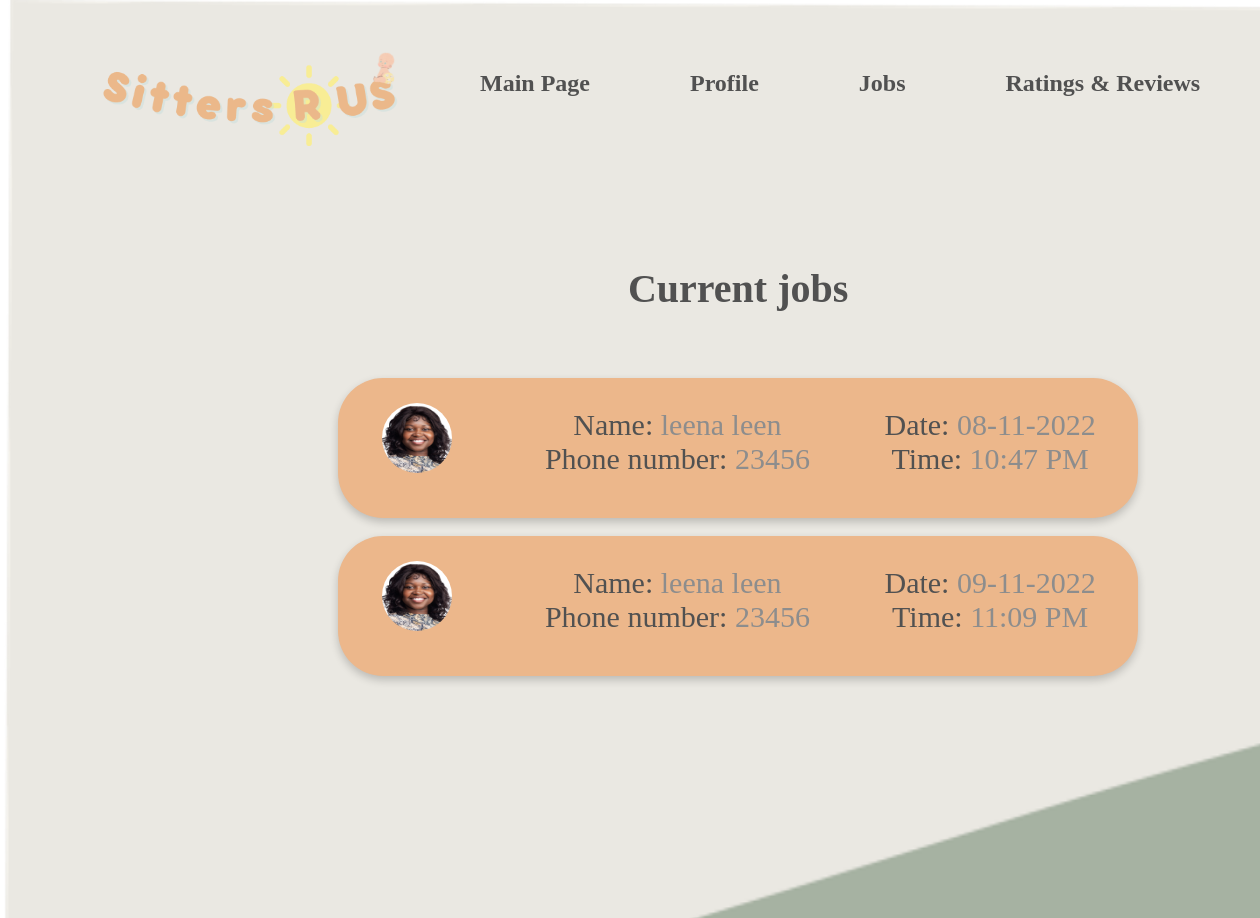
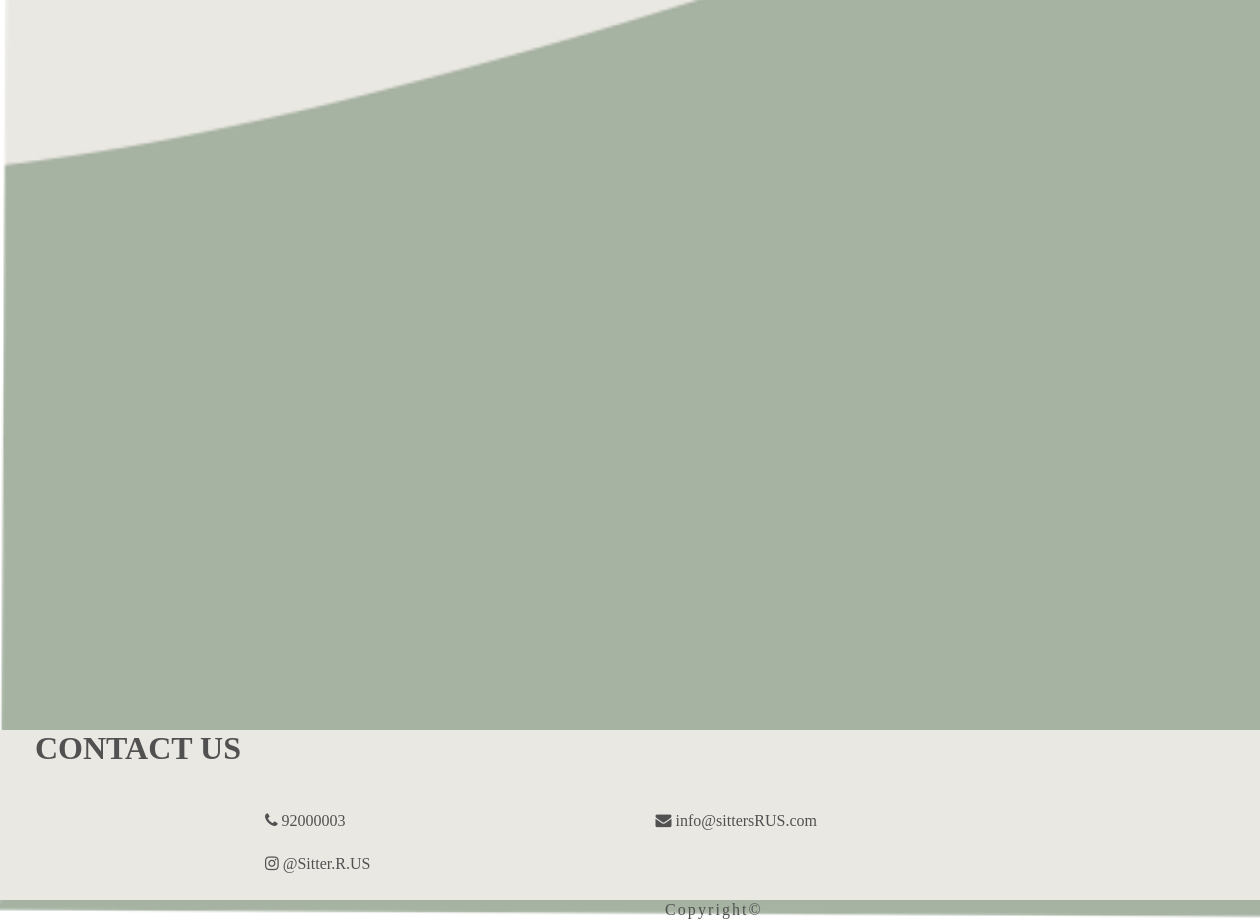
The page /Current_jobs.php (signed in) on the database its author committed (2 pictures, top to bottom).
### tables this page shows
CREATE TABLE `booking` (
  `booking_id` int(20) NOT NULL,
  `offer_id` int(20) NOT NULL,
  `request_id` int(20) NOT NULL,
  `parent_id` int(20) NOT NULL,
  `sitter_id` int(20) NOT NULL,
  `booking_date` varchar(50) NOT NULL,
  `booking_time` varchar(50) NOT NULL,
  `task_status` int(20) NOT NULL
);

CREATE TABLE `users` (
  `id` int(20) NOT NULL,
  `first_name` varchar(100) NOT NULL,
  `last_name` varchar(100) NOT NULL,
  `email` varchar(100) NOT NULL,
  `password` varchar(255) NOT NULL,
  `city` varchar(100) NOT NULL,
  `location` varchar(255) NOT NULL,
  `ID_number` varchar(20) NOT NULL,
  `phone_number` varchar(50) NOT NULL,
  `age` int(20) NOT NULL,
  `gender` varchar(100) NOT NULL,
  `bio` text NOT NULL,
  `image` varchar(255) NOT NULL,
  `user_type` int(20) NOT NULL
);

### Current_jobs.php (the view, shortened to what this page needs)
<!DOCTYPE html>
<html>
    <head>
        <link rel="stylesheet" type="text/css" href="stayle-latifa.CSS">
        <link rel="stylesheet" type="text/css" href="MainStyle.CSS">
                <link rel="stylesheet" href="https://stackpath.bootstrapcdn.com/font-awesome/4.7.0/css/font-awesome.min.css">
    </head>
    <body>
    <div id="body1">
		<?php
		include("connection.php");
include("sitter_menu.php");
?>
        </div>
                            <div class="List-1">
            <div class="List-2">
                   <div class="lable-b">
                    <h4>Current jobs</h4>
                </div>
                <div class="container9">
                        <ul class="job-list">
<?php
						$sit_id=$_SESSION["uid"];
						$std=0;
$query="select * from booking where sitter_id='$sit_id' AND task_status='$std'";
$view=mysqli_query($connection,$query);
while($rows=mysqli_fetch_array($view)){
$parent_id=$rows['parent_id'];
$booking_date=$rows['booking_date'];
$booking_time=$rows['booking_time'];
$query1="select * from users where id='$parent_id'";
$view1=mysqli_query($connection,$query1);
$rows1=mysqli_fetch_array($view1);
$first_name=$rows1['first_name'];
$last_name=$rows1['last_name'];
$phone_number=$rows1['phone_number'];
$image=$rows1['image'];
						?>
                        <div class="card2 grid-container">
                            <div class="item2">
									<?php
									if($image==''){
									?>
                               <img src="Images/female.jpeg" alt="Sitter picture" class="Sitter-pic">
								<?php
								}
									else {
									?>
									<img src="<?php echo $image; ?>" alt="Sitter picture" class="Sitter-pic">
									<?php
								}
									?>
									   </div>
            <div class="item3">
                                   <span id="details1">Name:</span>
                <span class="textcolor"><?php echo $first_name." ".$last_name; ?></span><br>
                <span id="details1">Phone number:</span>
                <span class="textcolor"><?php echo $phone_number; ?></span>
                                      </div>
                        <div id = "item4" >
                        <span id="details1">Date:</span>
                <span class="textcolor"><?php echo $booking_date; ?></span><br>
                <span id="details1">Time:</span>
                <span class="textcolor"><?php echo $booking_time; ?></span>
                                </div>
                        </div>
<?php
}
?>
                </ul>
                </div>
            </div>
        </div>
     <footer id="footer">
<div id="Ctext">Contact us</div>
        <div class="social-icon">
        <div class="bottom">
        <a href="tel:92000003" class="line"><i class="fa fa-phone"></i> 92000003</a> </div>
        <div class="bottom">
        <a href="mailto:info@sittersRUS.com" class="line"><i class="fa fa-envelope"></i> info@sittersRUS.com</a> </div>
        <div class="bottom">
        <a href="https://instagram.com/sitters.r.us.sa?igshid=Y2ZmNzg0YzQ" class="line"><i class="fa fa-instagram"></i> @Sitter.R.US</a></div>
        <br><br>
        <div class = "bottom"><div class = "copyright"><center>Copyright&copy; </center></div></div>
        </div>
    </footer>
    </body>
</html>

### sitter_menu.php (shortened to what this page needs)
<img src="Images/Sitters R US (3).png" alt="LOGO" id="logo">
         <div class="top"> <a href="SitterMainPage.php"  class="line"><h2>Main Page</h2></a></div>
         <div class="top"><h2>Profile</h2>
         </div>
         <div class="top"><h2>Jobs</h2>
         </div>
         <div class="top" ><a href="Review.php" class="line"><h2>Ratings & Reviews</h2> </a></div>

### stayle-latifa.css (style rules this page uses)
.line { color: #515151; text-decoration:none; text-align:center; }
.container9 { display: flex ; justify-content: center; height: 500px; overflow-x: hidden; }
.card2 { color: #515151; background-color: #ECB78B; box-sizing: border-box; box-shadow: 0 4px 8px 0 rgba(0,0,0,0.2); width: 100vh; height: 140px; margin: 18px; border-radius: 45px ; }
.item2 { grid-area: pic; }
.item3 { grid-area: com; }
.grid-container { display: grid; grid-template-areas: 'pic com str'; gap: 10px; padding: 10px; }
.grid-container > div { text-align: center; padding: 20px 0; font-size: 30px; }
.Sitter-pic { height:70px ; width: 70px; position: relative; right: 8px; border-radius: 50%; padding: 10px; top: -15px; }
.textcolor { color:#8d8d8d; }
.List-1 { display:flex; align-items: center; justify-content: center; }
.List-2 { height: 80vh; width: 110vh; position: relative; right: 302px; top: 70px; }
.lable-b { color: #515151; font-weight: bolder; width: auto; height: 80px; margin-top: 180px; text-align: center; padding: 15px 20px; font-size: 40px; }

### MainStyle.css (style rules this page uses)
* { margin: 0; padding: 0; }
body { min-height: 100vh ; background-image: url('Images/wall.png'); background-size: cover; background-repeat: no-repeat; font-family: fantasy; }
#logo { position: absolute; width: 300px; height: 100px; margin-top: 50px; margin-left: 100px; }
.top { left: 430px; position: relative; float: left; margin-top: 70px; padding-right: 50px; padding-left: 50px; font-family: fantasy; color: #515151; z-index: 5; }
.line { color: #515151; text-decoration:none; text-align:center; }
#footer { background-color: #EAE8E3; color:#515151 ; position : sticky; height: 170px; text-align: center; margin-top: 80%; }
#Ctext { text-align: left; font-size: 32px; font-weight: bolder; position: relative; left: 35px; text-transform: uppercase; }
.social-icon { padding: 20px 30px; }
.bottom { left: 80px; position: relative; float: left; padding-right: 155px; padding-left: 155px; font-family: fantasy; color: #515151; margin-top: 25px; }
.copyright { position: relative; align-items: center; text-align: center; letter-spacing: 0.13em; margin-left: 400px; margin-top: 3px; color: #515151; }
a { text-decoration: none; color: #515151; }

### rows shown on the page
booking: parent.image (picture), parent.first_name "leena", parent.last_name "leen", parent.phone_number "23456", booking_date "08-11-2022", booking_time "10:47 PM"
booking: parent.image (picture), parent.first_name "leena", parent.last_name "leen", parent.phone_number "23456", booking_date "09-11-2022", booking_time "11:09 PM"
